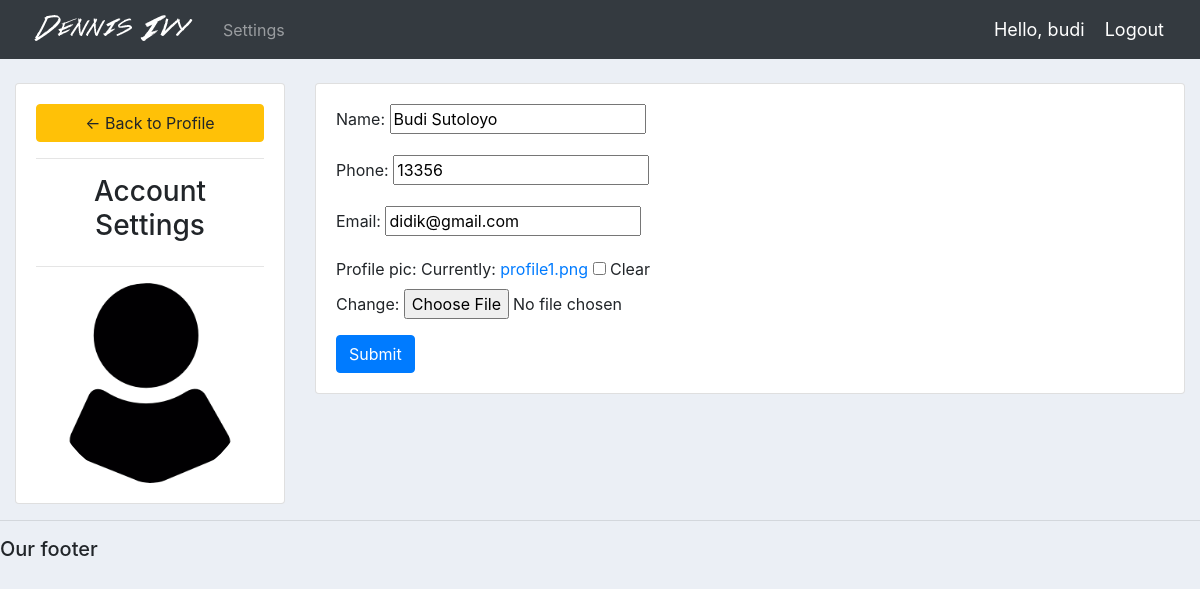
Screenshot of /account/ (signed in) with the database file from the repository.
### accounts/models.py (models this page shows, shortened)
class Customer(models.Model):
	user = models.OneToOneField(User, null=True, blank=True, on_delete=models.CASCADE)
	name = models.CharField(max_length=200, null=True)
	phone = models.CharField(max_length=200, null=True)
	email = models.CharField(max_length=200, null=True)
	profile_pic = models.ImageField(default="profile1.png", null=True, blank=True)
	date_created = models.DateTimeField(auto_now_add=True, null=True)

### accounts/decorators.py (the view)
		def wrapper_func(request, *args, **kwargs):
			group = None
			if request.user.groups.exists():
				group = request.user.groups.all()[0].name
			if group in allowed_roles:
				return view_func(request, *args, **kwargs)
			else:
				return HttpResponse('You are not authorized to view this page')

### accounts/forms.py
class CustomerForm(ModelForm):
	class Meta:
		model = Customer
		fields = '__all__'
		exclude = ['user']

### accounts/views.py (called while the page is built)
@login_required(login_url='login')
@allowed_users(allowed_roles=['customer'])
def accountSettings(request):
	customer = request.user.customer
	form = CustomerForm(instance=customer)
	if request.method == 'POST':
		form = CustomerForm(request.POST, request.FILES,instance=customer)
		if form.is_valid():
			form.save()
	context = {'form':form}
	return render(request, 'accounts/account_settings.html', context)

### accounts/templates/accounts/account_settings.html (shortened to what this page needs)
{%  extends 'accounts/main.html' %}
{% load static %}
{% block content %}
<br>
<div class="row">
	<div class="col-md-3">
		<div class="card card-body">
			<a class="btn btn-warning" href="{% url 'home' %}"> &#8592; Back to Profile</a>
			<hr>
			<h3 style="text-align: center">Account Settings</h3>
			<hr>
			<img class="profile-pic" src="{{request.user.customer.profile_pic.url}}" >
		</div>
	</div>
	<div class="col-md-9">
		<div class="card card-body">
			<form method="POST" action="" enctype="multipart/form-data">
				{{form.as_p}}
			<input class="btn btn-primary" type="submit" name="Update Information">
			</form>
		</div>
	</div>
</div>
{% endblock %}

### accounts/templates/accounts/navbar.html (shortened to what this page needs)
{% load static %}
<nav class="navbar navbar-expand-lg navbar-dark bg-dark">
 <img src="{% static 'images/logo.png' %}">
  <div class="collapse navbar-collapse" id="navbarNav">
    <ul class="navbar-nav">
      {% if request.user.is_staff %}
      <li class="nav-item active">
        <a class="nav-link" href="{% url 'home' %}">Dashboard</a>
      </li>
      <li class="nav-item">
        <a class="nav-link" href="{% url 'products' %}">Products</a>
      </li>
      {% else %}
       <li class="nav-item">
        <a class="nav-link" href="{% url 'account' %}">Settings</a>
      </li>
      {% endif %}
    </ul>
  </div>
  <span class="hello-msg">Hello, {{request.user}}</span>
  <span ><a  class="hello-msg" href="{% url 'logout' %}">Logout</a></span>
</nav>

### static/css/main.css (style rules this page uses)
body { background-color: #ebeff5; }

### accounts/templates/accounts/navbar.html (style rules this page uses)
.hello-msg { font-size: 18px; color: #fff; margin-right: 20px; }

### accounts/templates/accounts/account_settings.html (style rules this page uses)
.profile-pic { max-width: 200px; max-height:200px; margin: 0 auto; border-radius: 50%; }

### rows the page displays
Customer: name "Budi Sutoloyo", phone "13356", email "didik@gmail.com"

### other values shown
{{ request.user }} "budi"
